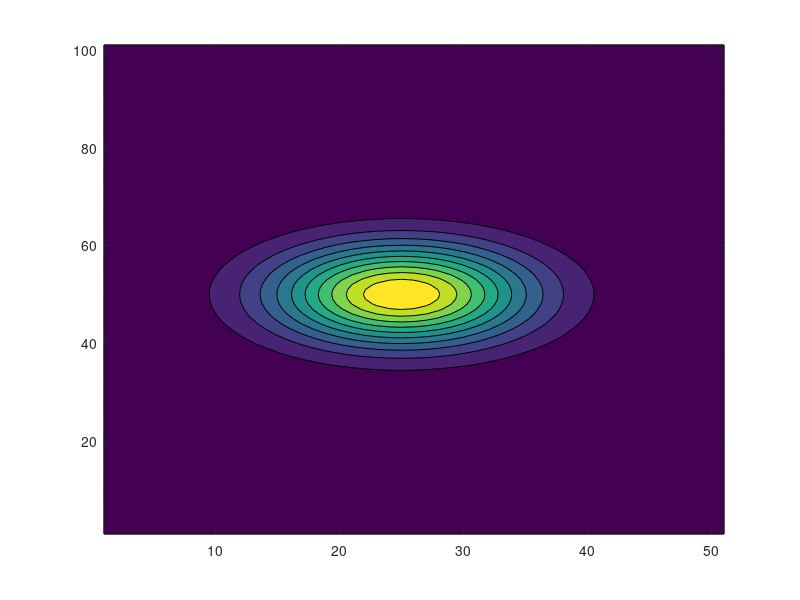

Recreate this plot in MATLAB. (Note: this script raises an error after producing the figure.)
Lx=5000;
Ly=500;
J=100;
K=50;
H0=zeros(J+1,K+1)+500;
for j=1:J
  for k=1:K
    H0(j,k)=H0(j,k)+500*exp(-(j-J/2)^2/10^2-(k-K/2)^2/10^2);
  end
end
deltat=0.00001; % it seems that this is in years...?
tf=deltat*20;
b=zeros(J+1,K+1);
M=zeros(J+1,K+1);
A=1.e-15;

figure(1); clf
contourf(H0)
pause

[H,h,dtlist] = SIA_siageneral(Lx,Ly,J,K,H0,deltat,tf,b,M,A);

figure(2); clf
contourf(H)
